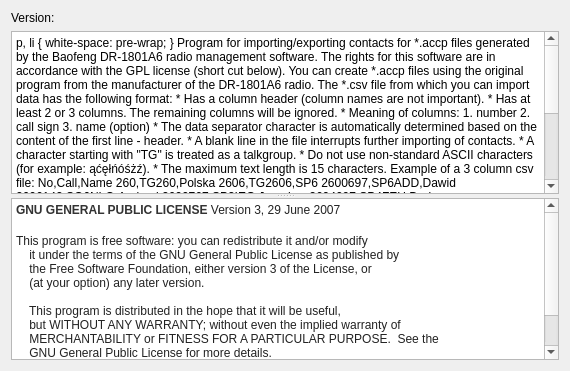
<?xml version="1.0" encoding="UTF-8"?>
<ui version="4.0">
 <class>DialogAbout</class>
 <widget class="QDialog" name="DialogAbout">
  <property name="geometry">
   <rect>
    <x>0</x>
    <y>0</y>
    <width>570</width>
    <height>371</height>
   </rect>
  </property>
  <property name="windowTitle">
   <string>Help/About</string>
  </property>
  <layout class="QVBoxLayout" name="verticalLayout">
   <item>
    <widget class="QLabel" name="labelVer">
     <property name="text">
      <string>Version:</string>
     </property>
    </widget>
   </item>
   <item>
    <widget class="QSplitter" name="splitter">
     <property name="orientation">
      <enum>Qt::Vertical</enum>
     </property>
     <widget class="QTextBrowser" name="textBrowser_2">
      <property name="maximumSize">
       <size>
        <width>16777215</width>
        <height>16777215</height>
       </size>
      </property>
      <property name="html">
       <string>&lt;!DOCTYPE HTML PUBLIC &quot;-//W3C//DTD HTML 4.0//EN&quot; &quot;http://www.w3.org/TR/REC-html40/strict.dtd&quot;&gt;
&lt;html&gt;&lt;head&gt;&lt;meta name=&quot;qrichtext&quot; content=&quot;1&quot; /&gt;&lt;style type=&quot;text/css&quot;&gt;
p, li { white-space: pre-wrap; }
&lt;/style&gt;&lt;/head&gt;&lt;body style=&quot; font-family:'MS Shell Dlg 2'; font-size:8.25pt; font-weight:400; font-style:normal;&quot;&gt;
&lt;p align=&quot;center&quot; style=&quot; margin-top:0px; margin-bottom:0px; margin-left:0px; margin-right:0px; -qt-block-indent:0; text-indent:0px;&quot;&gt;&lt;span style=&quot; font-weight:600;&quot;&gt;Program for importing/exporting contacts for *.accp files generated by the Baofeng DR-1801A6 radio management software.&lt;/span&gt;&lt;/p&gt;
&lt;p style=&quot; margin-top:0px; margin-bottom:0px; margin-left:0px; margin-right:0px; -qt-block-indent:0; text-indent:0px;&quot;&gt;&lt;span style=&quot; font-family:'Noto Sans'; font-size:9pt;&quot;&gt;The rights for this software are in accordance with the GPL license (short cut below).&lt;/span&gt;&lt;/p&gt;
&lt;p style=&quot;-qt-paragraph-type:empty; margin-top:0px; margin-bottom:0px; margin-left:0px; margin-right:0px; -qt-block-indent:0; text-indent:0px; font-family:'Noto Sans'; font-size:9pt;&quot;&gt;&lt;br /&gt;&lt;/p&gt;
&lt;p style=&quot; margin-top:0px; margin-bottom:0px; margin-left:0px; margin-right:0px; -qt-block-indent:0; text-indent:0px;&quot;&gt;&lt;span style=&quot; font-family:'Noto Sans'; font-size:9pt;&quot;&gt;You can create *.accp files using the original program from the manufacturer of the DR-1801A6 radio.&lt;/span&gt;&lt;/p&gt;
&lt;p style=&quot;-qt-paragraph-type:empty; margin-top:0px; margin-bottom:0px; margin-left:0px; margin-right:0px; -qt-block-indent:0; text-indent:0px; font-family:'Noto Sans'; font-size:9pt;&quot;&gt;&lt;br /&gt;&lt;/p&gt;
&lt;p style=&quot; margin-top:0px; margin-bottom:0px; margin-left:0px; margin-right:0px; -qt-block-indent:0; text-indent:0px;&quot;&gt;&lt;span style=&quot; font-family:'Noto Sans'; font-size:9pt; font-weight:600;&quot;&gt;The *.csv file from which you can import data has the following format:&lt;/span&gt;&lt;/p&gt;
&lt;p style=&quot; margin-top:0px; margin-bottom:0px; margin-left:0px; margin-right:0px; -qt-block-indent:0; text-indent:0px;&quot;&gt;&lt;span style=&quot; font-family:'Noto Sans'; font-size:9pt;&quot;&gt;* Has a column header (column names are not important).&lt;/span&gt;&lt;/p&gt;
&lt;p style=&quot; margin-top:0px; margin-bottom:0px; margin-left:0px; margin-right:0px; -qt-block-indent:0; text-indent:0px;&quot;&gt;&lt;span style=&quot; font-family:'Noto Sans'; font-size:9pt;&quot;&gt;* Has at least 2 or 3 columns. The remaining columns will be ignored.&lt;/span&gt;&lt;/p&gt;
&lt;p style=&quot; margin-top:0px; margin-bottom:0px; margin-left:0px; margin-right:0px; -qt-block-indent:0; text-indent:0px;&quot;&gt;&lt;span style=&quot; font-family:'Noto Sans'; font-size:9pt;&quot;&gt;* Meaning of columns:&lt;/span&gt;&lt;/p&gt;
&lt;p style=&quot; margin-top:0px; margin-bottom:0px; margin-left:0px; margin-right:0px; -qt-block-indent:0; text-indent:0px;&quot;&gt;&lt;span style=&quot; font-family:'Noto Sans'; font-size:9pt;&quot;&gt;	1. number&lt;/span&gt;&lt;/p&gt;
&lt;p style=&quot; margin-top:0px; margin-bottom:0px; margin-left:0px; margin-right:0px; -qt-block-indent:0; text-indent:0px;&quot;&gt;&lt;span style=&quot; font-family:'Noto Sans'; font-size:9pt;&quot;&gt;	2. call sign&lt;/span&gt;&lt;/p&gt;
&lt;p style=&quot; margin-top:0px; margin-bottom:0px; margin-left:0px; margin-right:0px; -qt-block-indent:0; text-indent:0px;&quot;&gt;&lt;span style=&quot; font-family:'Noto Sans'; font-size:9pt;&quot;&gt;	3. name (option)&lt;/span&gt;&lt;/p&gt;
&lt;p style=&quot; margin-top:0px; margin-bottom:0px; margin-left:0px; margin-right:0px; -qt-block-indent:0; text-indent:0px;&quot;&gt;&lt;span style=&quot; font-family:'Noto Sans'; font-size:9pt;&quot;&gt;* The data separator character is automatically determined based on the content of the first line - header.&lt;/span&gt;&lt;/p&gt;
&lt;p style=&quot; margin-top:0px; margin-bottom:0px; margin-left:0px; margin-right:0px; -qt-block-indent:0; text-indent:0px;&quot;&gt;&lt;span style=&quot; font-family:'Noto Sans'; font-size:9pt;&quot;&gt;* A blank line in the file interrupts further importing of contacts.&lt;/span&gt;&lt;/p&gt;
&lt;p style=&quot; margin-top:0px; margin-bottom:0px; margin-left:0px; margin-right:0px; -qt-block-indent:0; text-indent:0px;&quot;&gt;&lt;span style=&quot; font-family:'Noto Sans'; font-size:9pt;&quot;&gt;* A character starting with &amp;quot;TG&amp;quot; is treated as a talkgroup.&lt;/span&gt;&lt;/p&gt;
&lt;p style=&quot; margin-top:0px; margin-bottom:0px; margin-left:0px; margin-right:0px; -qt-block-indent:0; text-indent:0px;&quot;&gt;&lt;span style=&quot; font-family:'Noto Sans'; font-size:9pt;&quot;&gt;* Do not use non-standard ASCII characters (for example: ąćęłńóśżź).&lt;/span&gt;&lt;/p&gt;
&lt;p style=&quot; margin-top:0px; margin-bottom:0px; margin-left:0px; margin-right:0px; -qt-block-indent:0; text-indent:0px;&quot;&gt;&lt;span style=&quot; font-family:'Noto Sans'; font-size:9pt;&quot;&gt;* The maximum text length is 15 characters.&lt;/span&gt;&lt;/p&gt;
&lt;p style=&quot;-qt-paragraph-type:empty; margin-top:0px; margin-bottom:0px; margin-left:0px; margin-right:0px; -qt-block-indent:0; text-indent:0px; font-family:'Noto Sans'; font-size:9pt;&quot;&gt;&lt;br /&gt;&lt;/p&gt;
&lt;p style=&quot; margin-top:0px; margin-bottom:0px; margin-left:0px; margin-right:0px; -qt-block-indent:0; text-indent:0px;&quot;&gt;&lt;span style=&quot; font-family:'Noto Sans'; font-size:9pt; font-weight:600;&quot;&gt;Example of a 3 column csv file:&lt;/span&gt;&lt;/p&gt;
&lt;p style=&quot; margin-top:0px; margin-bottom:0px; margin-left:0px; margin-right:0px; -qt-block-indent:0; text-indent:0px;&quot;&gt;&lt;span style=&quot; font-family:'Noto Sans'; font-size:9pt;&quot;&gt;No,Call,Name&lt;/span&gt;&lt;/p&gt;
&lt;p style=&quot; margin-top:0px; margin-bottom:0px; margin-left:0px; margin-right:0px; -qt-block-indent:0; text-indent:0px;&quot;&gt;&lt;span style=&quot; font-family:'Noto Sans'; font-size:9pt;&quot;&gt;260,TG260,Polska&lt;/span&gt;&lt;/p&gt;
&lt;p style=&quot; margin-top:0px; margin-bottom:0px; margin-left:0px; margin-right:0px; -qt-block-indent:0; text-indent:0px;&quot;&gt;&lt;span style=&quot; font-family:'Noto Sans'; font-size:9pt;&quot;&gt;2606,TG2606,SP6&lt;/span&gt;&lt;/p&gt;
&lt;p style=&quot; margin-top:0px; margin-bottom:0px; margin-left:0px; margin-right:0px; -qt-block-indent:0; text-indent:0px;&quot;&gt;&lt;span style=&quot; font-family:'Noto Sans'; font-size:9pt;&quot;&gt;2600697,SP6ADD,Dawid&lt;/span&gt;&lt;/p&gt;
&lt;p style=&quot; margin-top:0px; margin-bottom:0px; margin-left:0px; margin-right:0px; -qt-block-indent:0; text-indent:0px;&quot;&gt;&lt;span style=&quot; font-family:'Noto Sans'; font-size:9pt;&quot;&gt;2606142,SQ6NLQ,Andrzej&lt;/span&gt;&lt;/p&gt;
&lt;p style=&quot; margin-top:0px; margin-bottom:0px; margin-left:0px; margin-right:0px; -qt-block-indent:0; text-indent:0px;&quot;&gt;&lt;span style=&quot; font-family:'Noto Sans'; font-size:9pt;&quot;&gt;2600767,SP3IEG,Jaroslaw&lt;/span&gt;&lt;/p&gt;
&lt;p style=&quot; margin-top:0px; margin-bottom:0px; margin-left:0px; margin-right:0px; -qt-block-indent:0; text-indent:0px;&quot;&gt;&lt;span style=&quot; font-family:'Noto Sans'; font-size:9pt;&quot;&gt;2604097,SP4FEU,Dariusz&lt;/span&gt;&lt;/p&gt;
&lt;p style=&quot; margin-top:0px; margin-bottom:0px; margin-left:0px; margin-right:0px; -qt-block-indent:0; text-indent:0px;&quot;&gt;&lt;span style=&quot; font-family:'Noto Sans'; font-size:9pt;&quot;&gt;2606181,SP6DK,Krzysztof&lt;/span&gt;&lt;/p&gt;
&lt;p style=&quot; margin-top:0px; margin-bottom:0px; margin-left:0px; margin-right:0px; -qt-block-indent:0; text-indent:0px;&quot;&gt;&lt;span style=&quot; font-family:'Noto Sans'; font-size:9pt;&quot;&gt;2602110,SP2OFM,Mieczysla&lt;/span&gt;&lt;/p&gt;
&lt;p style=&quot; margin-top:0px; margin-bottom:0px; margin-left:0px; margin-right:0px; -qt-block-indent:0; text-indent:0px;&quot;&gt;&lt;span style=&quot; font-family:'Noto Sans'; font-size:9pt;&quot;&gt;2601563,SP5KY,Pawel&lt;/span&gt;&lt;/p&gt;
&lt;p style=&quot; margin-top:0px; margin-bottom:0px; margin-left:0px; margin-right:0px; -qt-block-indent:0; text-indent:0px;&quot;&gt;&lt;span style=&quot; font-family:'Noto Sans'; font-size:9pt;&quot;&gt;2607112,SQ7OTK,Marcin&lt;/span&gt;&lt;/p&gt;
&lt;p style=&quot;-qt-paragraph-type:empty; margin-top:0px; margin-bottom:0px; margin-left:0px; margin-right:0px; -qt-block-indent:0; text-indent:0px; font-family:'Noto Sans'; font-size:9pt;&quot;&gt;&lt;br /&gt;&lt;/p&gt;
&lt;p style=&quot; margin-top:0px; margin-bottom:0px; margin-left:0px; margin-right:0px; -qt-block-indent:0; text-indent:0px;&quot;&gt;&lt;span style=&quot; font-family:'Noto Sans'; font-size:9pt; font-weight:600;&quot;&gt;Example of a 2 column csv file:&lt;/span&gt;&lt;/p&gt;
&lt;p style=&quot; margin-top:0px; margin-bottom:0px; margin-left:0px; margin-right:0px; -qt-block-indent:0; text-indent:0px;&quot;&gt;&lt;span style=&quot; font-family:'Noto Sans'; font-size:9pt;&quot;&gt;No,Call&lt;/span&gt;&lt;/p&gt;
&lt;p style=&quot; margin-top:0px; margin-bottom:0px; margin-left:0px; margin-right:0px; -qt-block-indent:0; text-indent:0px;&quot;&gt;&lt;span style=&quot; font-family:'Noto Sans'; font-size:9pt;&quot;&gt;260,TG260&lt;/span&gt;&lt;/p&gt;
&lt;p style=&quot; margin-top:0px; margin-bottom:0px; margin-left:0px; margin-right:0px; -qt-block-indent:0; text-indent:0px;&quot;&gt;&lt;span style=&quot; font-family:'Noto Sans'; font-size:9pt;&quot;&gt;2606,TG2606&lt;/span&gt;&lt;/p&gt;
&lt;p style=&quot; margin-top:0px; margin-bottom:0px; margin-left:0px; margin-right:0px; -qt-block-indent:0; text-indent:0px;&quot;&gt;&lt;span style=&quot; font-family:'Noto Sans'; font-size:9pt;&quot;&gt;2600697,SP6ADD&lt;/span&gt;&lt;/p&gt;
&lt;p style=&quot; margin-top:0px; margin-bottom:0px; margin-left:0px; margin-right:0px; -qt-block-indent:0; text-indent:0px;&quot;&gt;&lt;span style=&quot; font-family:'Noto Sans'; font-size:9pt;&quot;&gt;2606142,SQ6NLQ&lt;/span&gt;&lt;/p&gt;
&lt;p style=&quot; margin-top:0px; margin-bottom:0px; margin-left:0px; margin-right:0px; -qt-block-indent:0; text-indent:0px;&quot;&gt;&lt;span style=&quot; font-family:'Noto Sans'; font-size:9pt;&quot;&gt;2600767,SP3IEG&lt;/span&gt;&lt;/p&gt;
&lt;p style=&quot; margin-top:0px; margin-bottom:0px; margin-left:0px; margin-right:0px; -qt-block-indent:0; text-indent:0px;&quot;&gt;&lt;span style=&quot; font-family:'Noto Sans'; font-size:9pt;&quot;&gt;2604097,SP4FEU&lt;/span&gt;&lt;/p&gt;
&lt;p style=&quot; margin-top:0px; margin-bottom:0px; margin-left:0px; margin-right:0px; -qt-block-indent:0; text-indent:0px;&quot;&gt;&lt;span style=&quot; font-family:'Noto Sans'; font-size:9pt;&quot;&gt;2606181,SP6DK&lt;/span&gt;&lt;/p&gt;
&lt;p style=&quot; margin-top:0px; margin-bottom:0px; margin-left:0px; margin-right:0px; -qt-block-indent:0; text-indent:0px;&quot;&gt;&lt;span style=&quot; font-family:'Noto Sans'; font-size:9pt;&quot;&gt;2602110,SP2OFM&lt;/span&gt;&lt;/p&gt;
&lt;p style=&quot; margin-top:0px; margin-bottom:0px; margin-left:0px; margin-right:0px; -qt-block-indent:0; text-indent:0px;&quot;&gt;&lt;span style=&quot; font-family:'Noto Sans'; font-size:9pt;&quot;&gt;2601563,SP5KY&lt;/span&gt;&lt;/p&gt;
&lt;p style=&quot; margin-top:0px; margin-bottom:0px; margin-left:0px; margin-right:0px; -qt-block-indent:0; text-indent:0px;&quot;&gt;&lt;span style=&quot; font-family:'Noto Sans'; font-size:9pt;&quot;&gt;2607112,SQ7OTK&lt;/span&gt;&lt;/p&gt;
&lt;p style=&quot;-qt-paragraph-type:empty; margin-top:0px; margin-bottom:0px; margin-left:0px; margin-right:0px; -qt-block-indent:0; text-indent:0px; font-family:'Noto Sans'; font-size:9pt;&quot;&gt;&lt;br /&gt;&lt;/p&gt;
&lt;p style=&quot; margin-top:0px; margin-bottom:0px; margin-left:0px; margin-right:0px; -qt-block-indent:0; text-indent:0px;&quot;&gt;&lt;span style=&quot; font-family:'Noto Sans'; font-size:9pt; font-weight:600;&quot;&gt;Example of a 5-column csv file&lt;/span&gt;&lt;span style=&quot; font-family:'Noto Sans'; font-size:9pt;&quot;&gt; (columns 4-5 will be ignored)&lt;/span&gt;&lt;span style=&quot; font-family:'Noto Sans'; font-size:9pt; font-weight:600;&quot;&gt;:&lt;/span&gt;&lt;/p&gt;
&lt;p style=&quot; margin-top:0px; margin-bottom:0px; margin-left:0px; margin-right:0px; -qt-block-indent:0; text-indent:0px;&quot;&gt;&lt;span style=&quot; font-family:'Noto Sans'; font-size:9pt;&quot;&gt;No,Call,Name,Last TX,TX Count&lt;/span&gt;&lt;/p&gt;
&lt;p style=&quot; margin-top:0px; margin-bottom:0px; margin-left:0px; margin-right:0px; -qt-block-indent:0; text-indent:0px;&quot;&gt;&lt;span style=&quot; font-family:'Noto Sans'; font-size:9pt;&quot;&gt;260,TG260,Polska&lt;/span&gt;&lt;/p&gt;
&lt;p style=&quot; margin-top:0px; margin-bottom:0px; margin-left:0px; margin-right:0px; -qt-block-indent:0; text-indent:0px;&quot;&gt;&lt;span style=&quot; font-family:'Noto Sans'; font-size:9pt;&quot;&gt;2606,TG2606,SP6&lt;/span&gt;&lt;/p&gt;
&lt;p style=&quot; margin-top:0px; margin-bottom:0px; margin-left:0px; margin-right:0px; -qt-block-indent:0; text-indent:0px;&quot;&gt;&lt;span style=&quot; font-family:'Noto Sans'; font-size:9pt;&quot;&gt;2600697,SP6ADD,Dawid,2023-11-19 08:31:08,2768&lt;/span&gt;&lt;/p&gt;
&lt;p style=&quot; margin-top:0px; margin-bottom:0px; margin-left:0px; margin-right:0px; -qt-block-indent:0; text-indent:0px;&quot;&gt;&lt;span style=&quot; font-family:'Noto Sans'; font-size:9pt;&quot;&gt;2606142,SQ6NLQ,Andrzej,2023-11-19 09:33:37,2918&lt;/span&gt;&lt;/p&gt;
&lt;p style=&quot; margin-top:0px; margin-bottom:0px; margin-left:0px; margin-right:0px; -qt-block-indent:0; text-indent:0px;&quot;&gt;&lt;span style=&quot; font-family:'Noto Sans'; font-size:9pt;&quot;&gt;2600767,SP3IEG,Jaroslaw,2023-11-19 11:24:38,3174&lt;/span&gt;&lt;/p&gt;
&lt;p style=&quot; margin-top:0px; margin-bottom:0px; margin-left:0px; margin-right:0px; -qt-block-indent:0; text-indent:0px;&quot;&gt;&lt;span style=&quot; font-family:'Noto Sans'; font-size:9pt;&quot;&gt;2604097,SP4FEU,Dariusz,2023-11-16 22:42:27,3466&lt;/span&gt;&lt;/p&gt;
&lt;p style=&quot; margin-top:0px; margin-bottom:0px; margin-left:0px; margin-right:0px; -qt-block-indent:0; text-indent:0px;&quot;&gt;&lt;span style=&quot; font-family:'Noto Sans'; font-size:9pt;&quot;&gt;2606181,SP6DK,Krzysztof,2023-11-18 18:40:34,3674&lt;/span&gt;&lt;/p&gt;
&lt;p style=&quot; margin-top:0px; margin-bottom:0px; margin-left:0px; margin-right:0px; -qt-block-indent:0; text-indent:0px;&quot;&gt;&lt;span style=&quot; font-family:'Noto Sans'; font-size:9pt;&quot;&gt;2602110,SP2OFM,Mieczysla,2023-11-14 14:59:54,4195&lt;/span&gt;&lt;/p&gt;
&lt;p style=&quot; margin-top:0px; margin-bottom:0px; margin-left:0px; margin-right:0px; -qt-block-indent:0; text-indent:0px;&quot;&gt;&lt;span style=&quot; font-family:'Noto Sans'; font-size:9pt;&quot;&gt;2601563,SP5KY,Pawel,2023-11-05 08:05:00,4238&lt;/span&gt;&lt;/p&gt;
&lt;p style=&quot; margin-top:0px; margin-bottom:0px; margin-left:0px; margin-right:0px; -qt-block-indent:0; text-indent:0px;&quot;&gt;&lt;span style=&quot; font-family:'Noto Sans'; font-size:9pt;&quot;&gt;2607112,SQ7OTK,Marcin,2023-11-18 22:14:07,4611&lt;/span&gt;&lt;/p&gt;
&lt;p style=&quot;-qt-paragraph-type:empty; margin-top:0px; margin-bottom:0px; margin-left:0px; margin-right:0px; -qt-block-indent:0; text-indent:0px; font-family:'Noto Sans'; font-size:9pt;&quot;&gt;&lt;br /&gt;&lt;/p&gt;&lt;/body&gt;&lt;/html&gt;</string>
      </property>
      <property name="openExternalLinks">
       <bool>true</bool>
      </property>
     </widget>
     <widget class="QTextBrowser" name="textBrowser">
      <property name="maximumSize">
       <size>
        <width>16777215</width>
        <height>16777215</height>
       </size>
      </property>
      <property name="html">
       <string>&lt;!DOCTYPE HTML PUBLIC &quot;-//W3C//DTD HTML 4.0//EN&quot; &quot;http://www.w3.org/TR/REC-html40/strict.dtd&quot;&gt;
&lt;html&gt;&lt;head&gt;&lt;meta name=&quot;qrichtext&quot; content=&quot;1&quot; /&gt;&lt;style type=&quot;text/css&quot;&gt;
p, li { white-space: pre-wrap; }
&lt;/style&gt;&lt;/head&gt;&lt;body style=&quot; font-family:'MS Shell Dlg 2'; font-size:8.25pt; font-weight:400; font-style:normal;&quot;&gt;
&lt;p style=&quot; margin-top:0px; margin-bottom:0px; margin-left:0px; margin-right:0px; -qt-block-indent:0; text-indent:0px;&quot;&gt;&lt;span style=&quot; font-family:'Times New Roman'; font-size:9pt; font-weight:600; color:#333333; background-color:#ffffff;&quot;&gt;GNU GENERAL PUBLIC LICENSE &lt;/span&gt;&lt;span style=&quot; font-family:'Times New Roman'; font-size:9pt; color:#222222; background-color:#ffffff;&quot;&gt;Version 3, 29 June 2007&lt;/span&gt;&lt;/p&gt;
&lt;p style=&quot; margin-top:17px; margin-bottom:0px; margin-left:0px; margin-right:0px; -qt-block-indent:0; text-indent:0px; background-color:#ffffff;&quot;&gt;&lt;span style=&quot; font-family:'Courier New,courier'; font-size:9pt; color:#222222; background-color:#ffffff;&quot;&gt;This program is free software: you can redistribute it and/or modify&lt;/span&gt;&lt;/p&gt;
&lt;p style=&quot; margin-top:0px; margin-bottom:0px; margin-left:0px; margin-right:0px; -qt-block-indent:0; text-indent:0px; background-color:#ffffff;&quot;&gt;&lt;span style=&quot; font-family:'Courier New,courier'; font-size:9pt; color:#222222; background-color:#ffffff;&quot;&gt;    it under the terms of the GNU General Public License as published by&lt;/span&gt;&lt;/p&gt;
&lt;p style=&quot; margin-top:0px; margin-bottom:0px; margin-left:0px; margin-right:0px; -qt-block-indent:0; text-indent:0px; background-color:#ffffff;&quot;&gt;&lt;span style=&quot; font-family:'Courier New,courier'; font-size:9pt; color:#222222; background-color:#ffffff;&quot;&gt;    the Free Software Foundation, either version 3 of the License, or&lt;/span&gt;&lt;/p&gt;
&lt;p style=&quot; margin-top:0px; margin-bottom:0px; margin-left:0px; margin-right:0px; -qt-block-indent:0; text-indent:0px; background-color:#ffffff;&quot;&gt;&lt;span style=&quot; font-family:'Courier New,courier'; font-size:9pt; color:#222222; background-color:#ffffff;&quot;&gt;    (at your option) any later version.&lt;/span&gt;&lt;/p&gt;
&lt;p style=&quot;-qt-paragraph-type:empty; margin-top:0px; margin-bottom:0px; margin-left:0px; margin-right:0px; -qt-block-indent:0; text-indent:0px; font-family:'Courier New,courier'; font-size:9pt; color:#222222; background-color:#ffffff;&quot;&gt;&lt;br /&gt;&lt;/p&gt;
&lt;p style=&quot; margin-top:0px; margin-bottom:0px; margin-left:0px; margin-right:0px; -qt-block-indent:0; text-indent:0px; background-color:#ffffff;&quot;&gt;&lt;span style=&quot; font-family:'Courier New,courier'; font-size:9pt; color:#222222; background-color:#ffffff;&quot;&gt;    This program is distributed in the hope that it will be useful,&lt;/span&gt;&lt;/p&gt;
&lt;p style=&quot; margin-top:0px; margin-bottom:0px; margin-left:0px; margin-right:0px; -qt-block-indent:0; text-indent:0px; background-color:#ffffff;&quot;&gt;&lt;span style=&quot; font-family:'Courier New,courier'; font-size:9pt; color:#222222; background-color:#ffffff;&quot;&gt;    but WITHOUT ANY WARRANTY; without even the implied warranty of&lt;/span&gt;&lt;/p&gt;
&lt;p style=&quot; margin-top:0px; margin-bottom:0px; margin-left:0px; margin-right:0px; -qt-block-indent:0; text-indent:0px; background-color:#ffffff;&quot;&gt;&lt;span style=&quot; font-family:'Courier New,courier'; font-size:9pt; color:#222222; background-color:#ffffff;&quot;&gt;    MERCHANTABILITY or FITNESS FOR A PARTICULAR PURPOSE.  See the&lt;/span&gt;&lt;/p&gt;
&lt;p style=&quot; margin-top:0px; margin-bottom:0px; margin-left:0px; margin-right:0px; -qt-block-indent:0; text-indent:0px; background-color:#ffffff;&quot;&gt;&lt;span style=&quot; font-family:'Courier New,courier'; font-size:9pt; color:#222222; background-color:#ffffff;&quot;&gt;    GNU General Public License for more details.&lt;/span&gt;&lt;/p&gt;
&lt;p style=&quot;-qt-paragraph-type:empty; margin-top:0px; margin-bottom:0px; margin-left:0px; margin-right:0px; -qt-block-indent:0; text-indent:0px; font-family:'Courier New,courier'; font-size:9pt; color:#222222; background-color:#ffffff;&quot;&gt;&lt;br /&gt;&lt;/p&gt;
&lt;p style=&quot; margin-top:0px; margin-bottom:0px; margin-left:0px; margin-right:0px; -qt-block-indent:0; text-indent:0px; background-color:#ffffff;&quot;&gt;&lt;span style=&quot; font-family:'Courier New,courier'; font-size:9pt; color:#222222; background-color:#ffffff;&quot;&gt;    You should have received a copy of the GNU General Public License&lt;/span&gt;&lt;/p&gt;
&lt;p style=&quot; margin-top:0px; margin-bottom:0px; margin-left:0px; margin-right:0px; -qt-block-indent:0; text-indent:0px; background-color:#ffffff;&quot;&gt;&lt;span style=&quot; font-family:'Courier New,courier'; font-size:9pt; color:#222222; background-color:#ffffff;&quot;&gt;    along with this program.  If not, see &lt;/span&gt;&lt;a href=&quot;http://www.gnu.org/licenses/&quot;&gt;&lt;span style=&quot; font-family:'Courier New,courier'; font-size:9pt; text-decoration: underline; color:#0000ff; background-color:#ffffff;&quot;&gt;www.gnu.org/licenses&lt;/span&gt;&lt;/a&gt;&lt;/p&gt;&lt;/body&gt;&lt;/html&gt;</string>
      </property>
      <property name="openExternalLinks">
       <bool>true</bool>
      </property>
     </widget>
    </widget>
   </item>
  </layout>
 </widget>
 <resources/>
 <connections/>
</ui>
